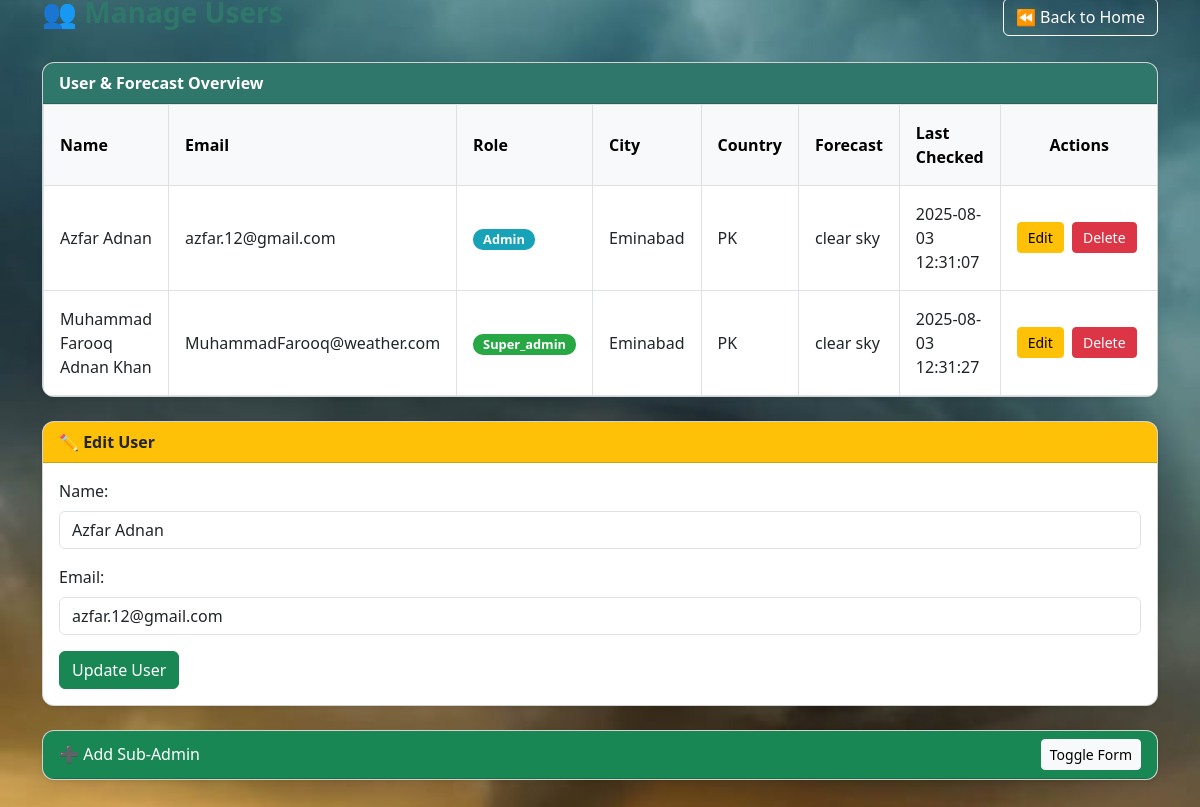
The app's page /manageusers.php?edit=5 (signed in) with its own data.
### tables this page shows
CREATE TABLE `forecast` (
  `forecast_id` int(11) NOT NULL,
  `user_id` int(11) DEFAULT NULL,
  `location_id` int(11) DEFAULT NULL,
  `forecast_date` date DEFAULT NULL,
  `description` text DEFAULT NULL,
  `last_checked` datetime DEFAULT current_timestamp() ON UPDATE current_timestamp()
);

CREATE TABLE `user` (
  `user_id` int(11) NOT NULL,
  `name` varchar(100) DEFAULT NULL,
  `email` varchar(100) DEFAULT NULL,
  `password` varchar(255) DEFAULT NULL,
  `role` enum('super_admin','admin','user') NOT NULL DEFAULT 'user'
);

CREATE TABLE `location` (
  `location_id` int(11) NOT NULL,
  `city` varchar(100) DEFAULT NULL,
  `country` varchar(100) DEFAULT NULL,
  `latitude` decimal(9,6) DEFAULT NULL,
  `longitude` decimal(9,6) DEFAULT NULL
);

### manageusers.php (the view, shortened to what this page needs)
<?php
$conn = connect();
$role_filter = ($_SESSION['role'] === 'super_admin') ? "" : "WHERE u.role = 'user'";
$users = mysqli_query($conn, "
    SELECT
        u.user_id, u.name, u.email, u.role,
        f.description, f.last_checked,
        l.city, l.country
    FROM user u
    LEFT JOIN forecast f ON u.user_id = f.user_id
    LEFT JOIN location l ON f.location_id = l.location_id
    $role_filter
    ORDER BY u.user_id DESC
");
$edit_user = null;
if (isset($_GET['edit'])) {
    $edit_id = $_GET['edit'];
    $result = mysqli_query($conn, "SELECT * FROM user WHERE user_id = $edit_id");
    $edit_user = mysqli_fetch_assoc($result);
}
?>
<!DOCTYPE html>
<html>
<head>
    <link href="https://cdn.jsdelivr.net/npm/bootstrap@5.3.0/dist/css/bootstrap.min.css" rel="stylesheet">
</head>
<body>
<div class="container py-4">
    <div class="d-flex justify-content-between align-items-center mb-4">
        <h3 class="text-primary fw-bold">👥 Manage Users</h3>
        <a href="home.php" class="btn btn-outline-secondary">⏪ Back to Home</a>
    </div>
    <div class="card shadow-sm mb-4">
        <div class="card-header bg-primary text-white fw-semibold">User & Forecast Overview</div>
        <div class="table-responsive">
            <table class="table table-hover table-bordered align-middle mb-0">
                <thead class="table-light">
                    <tr>
                        <th>Name</th>
                        <th>Email</th>
                        <th>Role</th>
                        <th>City</th>
                        <th>Country</th>
                        <th>Forecast</th>
                        <th>Last Checked</th>
                        <th class="text-center">Actions</th>
                    </tr>
                </thead>
                <tbody>
                    <?php while ($u = mysqli_fetch_assoc($users)): ?>
                        <tr>
                            <td><?= htmlspecialchars($u['name']) ?></td>
                            <td><?= htmlspecialchars($u['email']) ?></td>
                            <td>
                                <span class="badge role-badge <?= $u['role'] === 'super_admin' ? 'role-super_admin' : ($u['role'] === 'admin' ? 'role-admin' : 'role-user') ?>">
                                    <?= $u['role'] ?>
                                </span>
                            </td>
                            <td><?= $u['city'] ?? '—' ?></td>
                            <td><?= $u['country'] ?? '—' ?></td>
                            <td><?= $u['description'] ?? '—' ?></td>
                            <td><?= $u['last_checked'] ?? '—' ?></td>
                            <td class="text-center actions-col">
                                <a href="?edit=<?= $u['user_id'] ?>" class="btn btn-sm btn-warning me-1">Edit</a>
                                <a href="?delete=<?= $u['user_id'] ?>" class="btn btn-sm btn-danger" onclick="return confirm('Are you sure you want to delete this user?')">Delete</a>
                            </td>
                        </tr>
                    <?php endwhile; ?>
                </tbody>
            </table>
        </div>
    </div>
    <?php if ($edit_user): ?>
        <div class="card shadow-sm mb-4">
            <div class="card-header bg-warning fw-bold">✏️ Edit User</div>
            <div class="card-body">
                <form method="POST">
                    <div class="mb-3">
                        <label class="form-label">Name:</label>
                        <input type="text" name="edit_name" class="form-control" value="<?= $edit_user['name'] ?>" required>
                    </div>
                    <div class="mb-3">
                        <label class="form-label">Email:</label>
                        <input type="email" name="edit_email" class="form-control" value="<?= $edit_user['email'] ?>" required>
                    </div>
                    <button name="update_user" class="btn btn-success">Update User</button>
                </form>
            </div>
        </div>
    <?php endif; ?>
    <?php if ($_SESSION['role'] === 'super_admin'): ?>
        <div class="card shadow-sm mb-4">
            <div class="card-header d-flex justify-content-between align-items-center bg-success text-white">
                <span>➕ Add Sub-Admin</span>
                <button class="btn btn-light btn-sm" onclick="toggleAddForm()">Toggle Form</button>
            </div>
        </div>
    <?php endif; ?>
</div>
</body>
</html>

### manageusers.php (style rules this page uses)
body { background: url('use.jpg') no-repeat center center fixed; background-size: cover; backdrop-filter: ; height: 100vh; display: flex; align-items: center; justify-content: center; }
.table thead { background-color: #e9f5f1; }
.table td, .table th { vertical-align: middle; padding: 1rem; }
.role-badge { text-transform: capitalize; padding: 4px 10px; border-radius: 10px; font-size: 0.8rem; color: white; }
.role-admin { background-color: #17a2b8; }
.role-super_admin { background-color: #28a745; }
.btn-outline-secondary { color: white; border-color: white; }
.card-header.bg-primary { background-color: #2f776b !important; }
.btn-success { background-color: #198754 !important; border-color: #198754 !important; }
.card { border-radius: 12px; overflow: hidden; }
.btn-warning { padding: 4px 10px; }
.btn-danger { padding: 4px 10px; }
.text-primary { color: #2f776b !important; }
.table td.actions-col { white-space: nowrap; width: 150px; }
.table td.actions-col a { display: inline-block; margin-right: 5px; margin-bottom: 0 !important; }

### records on screen
forecast: user.name "Azfar Adnan", user.email "azfar.12@gmail.com", user.role "Admin", location.city "Eminabad", location.country "PK", description "clear sky", last_checked "2025-08-03 12:31:07"
forecast: user.name "Muhammad Farooq Adnan Khan", user.email "MuhammadFarooq@weather.com", user.role "Super_admin", location.city "Eminabad", location.country "PK", description "clear sky", last_checked "2025-08-03 12:31:27"
user: edit_name "Azfar Adnan", edit_email "azfar.12@gmail.com"
